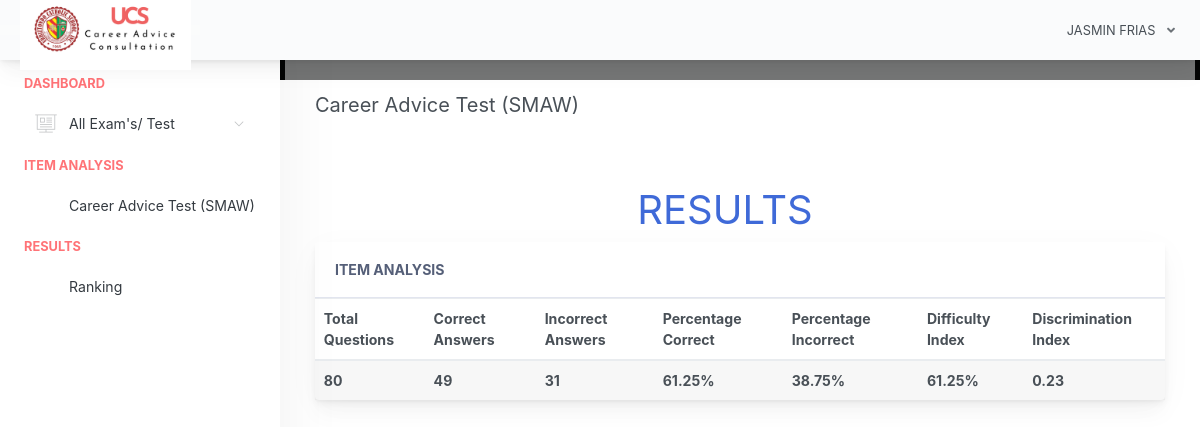
The app's page /home.php?page=result&id=37 (signed in) with its own data.
### tables this page shows
CREATE TABLE `examinee_tbl` (
  `exmne_id` int(11) NOT NULL,
  `exmne_fullname` varchar(1000) NOT NULL,
  `exmne_course` varchar(1000) NOT NULL,
  `exmne_gender` varchar(1000) NOT NULL,
  `exmne_birthdate` varchar(1000) NOT NULL,
  `exmne_year_level` varchar(1000) NOT NULL,
  `exmne_email` varchar(1000) NOT NULL,
  `exmne_password` varchar(1000) NOT NULL,
  `exmne_status` varchar(1000) NOT NULL DEFAULT 'active'
);

CREATE TABLE `exam_tbl` (
  `ex_id` int(11) NOT NULL,
  `cou_id` int(11) NOT NULL,
  `ex_title` varchar(1000) NOT NULL,
  `ex_time_limit` varchar(1000) NOT NULL,
  `ex_questlimit_display` int(11) NOT NULL,
  `ex_description` varchar(1000) NOT NULL,
  `ex_created` timestamp NOT NULL DEFAULT current_timestamp() ON UPDATE current_timestamp()
);

### query/selectData.php (called while the page is built, shortened)
<?php
$exmneId = $_SESSION['examineeSession']['exmne_id'];
$selExmneeData = $conn->query("SELECT * FROM examinee_tbl WHERE exmne_id='$exmneId' ")->fetch(PDO::FETCH_ASSOC);
 ?>

### pages/result.php (the view, shortened to what this page needs)
<?php
    $examId = $_GET['id'];
    $selExam = $conn->query("SELECT * FROM exam_tbl WHERE ex_id='$examId'")->fetch(PDO::FETCH_ASSOC);
?>
<div class="app-main__outer">
    <div class="app-main__inner">
        <div id="refreshData">
            <div class="col-md-12">
                <div class="app-page-title">
                    <div class="page-title-wrapper">
                        <div class="page-title-heading">
                            <div>
                                <?php echo $selExam['ex_title']; ?>
                                <div class="page-title-subheading">
                                </div>
                            </div>
                        </div>
                    </div>
                </div>
                <div class="row col-md-12  justify-content-center">
                    <h1 class="text-primary">RESULTS</h1>
                </div>
                <div class="col-mod-12">
                    <div class="main-card mb-3 card">
                        <div class="card-header"> ITEM ANALYSIS</div>
                        <div class="table-responsive">
                            <table class="align-middle mb-0 table table-striped table-hover" id="tableList">
                                <thead>
                                    <tr>
                                        <th>Total Questions</th>
                                        <th>Correct Answers</th>
                                        <th>Incorrect Answers</th>
                                        <th>Percentage Correct</th>
                                        <th>Percentage Incorrect</th>
                                        <th>Difficulty Index</th>
                                        <th>Discrimination Index</th>
                                    </tr>
                                </thead>
                                <tbody>
                                <?php
                                    $selQuest = $conn->query("SELECT * FROM exam_question_tbl eqt INNER JOIN exam_answers ea ON eqt.eqt_id = ea.quest_id WHERE eqt.exam_id='$examId' AND ea.axmne_id='$exmneId' AND ea.exans_status='new' ");
                                    $totalQuestions = $selQuest->rowCount();
                                    $correctAnswersCount = 0;
                                    $incorrectAnswersCount = 0;
                                    while ($selQuestRow = $selQuest->fetch(PDO::FETCH_ASSOC)) {
                                        $isCorrect = $selQuestRow['exam_answer'] == $selQuestRow['exans_answer'];
                                        $correctAnswersCount += $isCorrect ? 1 : 0;
                                        $incorrectAnswersCount += $isCorrect ? 0 : 1;
                                        ?>
                                    <?php }
                                    $percentageCorrect = ($correctAnswersCount / $totalQuestions) * 100;
                                    $percentageIncorrect = ($incorrectAnswersCount / $totalQuestions) * 100;
                                    $difficultyIndex = $percentageCorrect;
                                    $discriminationIndex = ($correctAnswersCount - $incorrectAnswersCount) / $totalQuestions;
                                ?>
                                <th><?php echo $totalQuestions; ?></th>
                                <th><?php echo $correctAnswersCount; ?></th>
                                <th><?php echo $incorrectAnswersCount; ?></th>
                                <th><?php echo number_format($percentageCorrect, 2) . '%'; ?></th>
                                <th><?php echo number_format($percentageIncorrect, 2) . '%'; ?></th>
                                <th><?php echo number_format($difficultyIndex, 2) . '%'; ?></th>
                                <th><?php echo number_format($discriminationIndex, 2); ?></th>
                                </tbody>
                            </table>
                        </div>
                    </div>
                </div>
            </div>
        </div>
    </div>
</div>

### includes/header.php (shortened to what this page needs)
<?php
  include("conn.php");
  include("query/selectData.php");
 ?>
<!doctype html>
<html lang="en">
<head>
    <link href="original.css" rel="stylesheet">
    <link href="css/sweetalert.css" rel="stylesheet">
</head>
<body id="body">
    <div class="app-container app-theme-white body-tabs-shadow fixed-sidebar fixed-header">
        <div class="app-header header-shadow">
            <div class="app-header__logo">
                <a href="home.php"><div class="logo-src"></div></a>
            </div>
                <div class="app-header__content">
                <div class="app-header-right">
                    <div class="header-btn-lg pr-0">
                        <div class="widget-content p-0">
                            <div class="widget-content-wrapper">
                                <div class="widget-content-left">
                                    <div class="btn-group">
                                        <a data-toggle="dropdown" aria-haspopup="true" aria-expanded="false" class="p-0 btn">
                                            <?php
                                                echo strtoupper($selExmneeData['exmne_fullname']);
                                             ?>
                                            <i class="fa fa-angle-down ml-2 opacity-8"></i>
                                        </a>
                                    </div>
                                </div>
                            </div>
                        </div>
                    </div>        </div>
            </div>
        </div>

### includes/sidebar.php (shortened to what this page needs)
<div class="app-sidebar sidebar-shadow">
        <div class="scrollbar-sidebar">
        <div class="app-sidebar__inner">
            <ul class="vertical-nav-menu">
                <li class="app-sidebar__heading">DASHBOARD</li>
                <li>
                <a href="">
                      <i class="metismenu-icon pe-7s-display2"></i>
                     All Exam's/ Test
                    <i class="metismenu-state-icon pe-7s-angle-down caret-left"></i>
                </a>
                </li>
                 <li class="app-sidebar__heading">ITEM ANALYSIS</li>
                <li>
                  <?php
                    $selTakenExam = $conn->query("SELECT * FROM exam_tbl et INNER JOIN exam_attempt ea ON et.ex_id = ea.exam_id WHERE exmne_id='$exmneId' ORDER BY ea.examat_id  ");
                    if($selTakenExam->rowCount() > 0)
                    {
                        while ($selTakenExamRow = $selTakenExam->fetch(PDO::FETCH_ASSOC)) { ?>
                            <a href="home.php?page=result&id=<?php echo $selTakenExamRow['ex_id']; ?>" >
                                <?php echo $selTakenExamRow['ex_title']; ?>
                            </a>
                        <?php }
                    }
                    else
                    { ?>
                        <a href="#" class="pl-3">You are not taking exam yet</a>
                    <?php }
                   ?>
                </li>
            <li>
            <li class="app-sidebar__heading">RESULTS</li>
            <li>
                    <li>
                    <?php
                    $selTakenExam = $conn->query("SELECT * FROM exam_tbl et INNER JOIN exam_attempt ea ON et.ex_id = ea.exam_id WHERE exmne_id='$exmneId' ORDER BY ea.examat_id  ");
                    if($selTakenExam->rowCount() > 0)
                    {
                        while ($selTakenExamRow = $selTakenExam->fetch(PDO::FETCH_ASSOC)) { ?>
                            <a href="home.php?page=examineeresult&id=<?php echo $selTakenExamRow['ex_id']; ?>" >
                                 Ranking
                            </a>
                        <?php }
                    }
                    else
                    { ?>
                        <a href="#" class="pl-3">You are not taking exam yet</a>
                    <?php }
                   ?>
                    </li>
                </li>
            </li>
            </ul>
        </div>
    </div>
</div>

### records on screen
examinee_tbl: exmne_fullname "JASMIN FRIAS"
exam_tbl: ex_title "Career Advice Test (SMAW)"

### other values on screen
$totalQuestions "80"
$correctAnswersCount "49"
$incorrectAnswersCount "31"
$percentageCorrect "61.25"
$percentageIncorrect "38.75"
$difficultyIndex "61.25"
$discriminationIndex "0.23"
